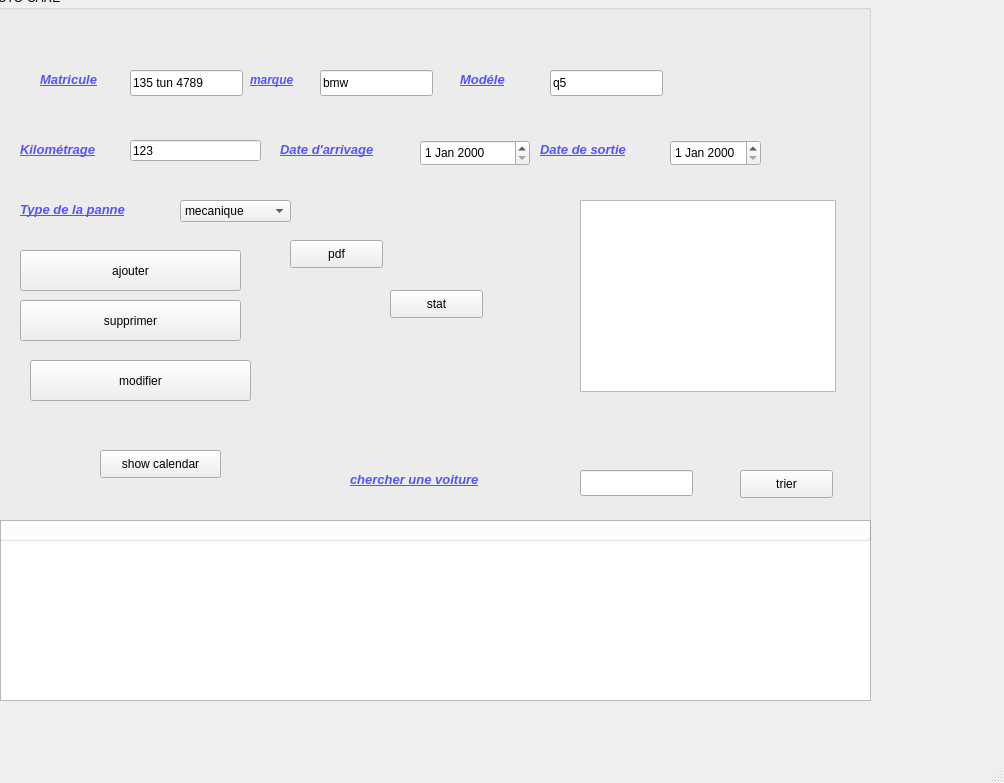
<?xml version="1.0" encoding="UTF-8"?>
<ui version="4.0">
 <class>MainWindow</class>
 <widget class="QMainWindow" name="MainWindow">
  <property name="geometry">
   <rect>
    <x>0</x>
    <y>0</y>
    <width>1004</width>
    <height>783</height>
   </rect>
  </property>
  <property name="windowTitle">
   <string>MainWindow</string>
  </property>
  <widget class="QWidget" name="centralwidget">
   <widget class="QStackedWidget" name="stackedWidget">
    <property name="geometry">
     <rect>
      <x>0</x>
      <y>0</y>
      <width>1011</width>
      <height>721</height>
     </rect>
    </property>
    <property name="currentIndex">
     <number>0</number>
    </property>
    <widget class="QWidget" name="page">
     <widget class="QTableView" name="tableView">
      <property name="geometry">
       <rect>
        <x>0</x>
        <y>520</y>
        <width>871</width>
        <height>181</height>
       </rect>
      </property>
     </widget>
     <widget class="QGroupBox" name="groupBox">
      <property name="geometry">
       <rect>
        <x>-10</x>
        <y>-10</y>
        <width>881</width>
        <height>551</height>
       </rect>
      </property>
      <property name="title">
       <string>AUTO-CARE</string>
      </property>
      <widget class="QLabel" name="label">
       <property name="geometry">
        <rect>
         <x>50</x>
         <y>80</y>
         <width>81</width>
         <height>20</height>
        </rect>
       </property>
       <property name="text">
        <string>&lt;html&gt;&lt;head/&gt;&lt;body&gt;&lt;p&gt;&lt;span style=&quot; font-size:10pt; font-weight:700; font-style:italic; text-decoration: underline; color:#5555ff;&quot;&gt;Matricule&lt;/span&gt;&lt;/p&gt;&lt;/body&gt;&lt;/html&gt;</string>
       </property>
      </widget>
      <widget class="QLineEdit" name="matriculeInput">
       <property name="geometry">
        <rect>
         <x>140</x>
         <y>80</y>
         <width>113</width>
         <height>26</height>
        </rect>
       </property>
       <property name="text">
        <string>135 tun 4789</string>
       </property>
      </widget>
      <widget class="QLabel" name="label_2">
       <property name="geometry">
        <rect>
         <x>260</x>
         <y>80</y>
         <width>71</width>
         <height>20</height>
        </rect>
       </property>
       <property name="text">
        <string>&lt;html&gt;&lt;head/&gt;&lt;body&gt;&lt;p&gt;&lt;span style=&quot; font-weight:700; font-style:italic; text-decoration: underline; color:#5555ff;&quot;&gt;marque&lt;/span&gt;&lt;/p&gt;&lt;/body&gt;&lt;/html&gt;</string>
       </property>
      </widget>
      <widget class="QLabel" name="label_3">
       <property name="geometry">
        <rect>
         <x>30</x>
         <y>150</y>
         <width>101</width>
         <height>20</height>
        </rect>
       </property>
       <property name="text">
        <string>&lt;html&gt;&lt;head/&gt;&lt;body&gt;&lt;p&gt;&lt;span style=&quot; font-size:10pt; font-weight:700; font-style:italic; text-decoration: underline; color:#5555ff;&quot;&gt;Kilométrage&lt;/span&gt;&lt;/p&gt;&lt;/body&gt;&lt;/html&gt;</string>
       </property>
      </widget>
      <widget class="QLabel" name="label_4">
       <property name="geometry">
        <rect>
         <x>470</x>
         <y>80</y>
         <width>81</width>
         <height>20</height>
        </rect>
       </property>
       <property name="text">
        <string>&lt;html&gt;&lt;head/&gt;&lt;body&gt;&lt;p&gt;&lt;span style=&quot; font-size:10pt; font-weight:700; font-style:italic; text-decoration: underline; color:#5555ff;&quot;&gt;Modéle&lt;/span&gt;&lt;/p&gt;&lt;/body&gt;&lt;/html&gt;</string>
       </property>
      </widget>
      <widget class="QLabel" name="label_5">
       <property name="geometry">
        <rect>
         <x>30</x>
         <y>210</y>
         <width>141</width>
         <height>20</height>
        </rect>
       </property>
       <property name="text">
        <string>&lt;html&gt;&lt;head/&gt;&lt;body&gt;&lt;p&gt;&lt;span style=&quot; font-size:10pt; font-weight:700; font-style:italic; text-decoration: underline; color:#5555ff;&quot;&gt;Type de la panne&lt;/span&gt;&lt;/p&gt;&lt;/body&gt;&lt;/html&gt;</string>
       </property>
      </widget>
      <widget class="QLabel" name="label_6">
       <property name="geometry">
        <rect>
         <x>290</x>
         <y>150</y>
         <width>131</width>
         <height>20</height>
        </rect>
       </property>
       <property name="text">
        <string>&lt;html&gt;&lt;head/&gt;&lt;body&gt;&lt;p&gt;&lt;span style=&quot; font-size:10pt; font-weight:700; font-style:italic; text-decoration: underline; color:#5555ff;&quot;&gt;Date d'arrivage&lt;/span&gt;&lt;/p&gt;&lt;/body&gt;&lt;/html&gt;</string>
       </property>
      </widget>
      <widget class="QLabel" name="label_7">
       <property name="geometry">
        <rect>
         <x>550</x>
         <y>150</y>
         <width>111</width>
         <height>20</height>
        </rect>
       </property>
       <property name="text">
        <string>&lt;html&gt;&lt;head/&gt;&lt;body&gt;&lt;p&gt;&lt;span style=&quot; font-size:10pt; font-weight:700; font-style:italic; text-decoration: underline; color:#5555ff;&quot;&gt;Date de sortie&lt;/span&gt;&lt;/p&gt;&lt;/body&gt;&lt;/html&gt;</string>
       </property>
      </widget>
      <widget class="QLineEdit" name="kilometrageInput">
       <property name="geometry">
        <rect>
         <x>140</x>
         <y>150</y>
         <width>131</width>
         <height>21</height>
        </rect>
       </property>
       <property name="text">
        <string>123</string>
       </property>
      </widget>
      <widget class="QLineEdit" name="modeleInput">
       <property name="geometry">
        <rect>
         <x>560</x>
         <y>80</y>
         <width>113</width>
         <height>26</height>
        </rect>
       </property>
       <property name="text">
        <string>q5</string>
       </property>
      </widget>
      <widget class="QLineEdit" name="marqueInput">
       <property name="geometry">
        <rect>
         <x>330</x>
         <y>80</y>
         <width>113</width>
         <height>26</height>
        </rect>
       </property>
       <property name="text">
        <string>bmw</string>
       </property>
      </widget>
      <widget class="QDateEdit" name="dateArrivageInput">
       <property name="geometry">
        <rect>
         <x>430</x>
         <y>150</y>
         <width>110</width>
         <height>26</height>
        </rect>
       </property>
      </widget>
      <widget class="QDateEdit" name="dateSortieInput">
       <property name="geometry">
        <rect>
         <x>680</x>
         <y>150</y>
         <width>91</width>
         <height>26</height>
        </rect>
       </property>
      </widget>
      <widget class="QLabel" name="label_8">
       <property name="geometry">
        <rect>
         <x>10</x>
         <y>30</y>
         <width>891</width>
         <height>541</height>
        </rect>
       </property>
       <property name="text">
        <string/>
       </property>
       <property name="pixmap">
        <pixmap>../../Downloads/Design sans titre (3) (1).png</pixmap>
       </property>
      </widget>
      <widget class="QPushButton" name="ajouterButton">
       <property name="geometry">
        <rect>
         <x>30</x>
         <y>260</y>
         <width>221</width>
         <height>41</height>
        </rect>
       </property>
       <property name="text">
        <string>ajouter</string>
       </property>
      </widget>
      <widget class="QPushButton" name="supprimerButton">
       <property name="geometry">
        <rect>
         <x>30</x>
         <y>310</y>
         <width>221</width>
         <height>41</height>
        </rect>
       </property>
       <property name="text">
        <string>supprimer</string>
       </property>
      </widget>
      <widget class="QPushButton" name="modifierButton">
       <property name="geometry">
        <rect>
         <x>40</x>
         <y>370</y>
         <width>221</width>
         <height>41</height>
        </rect>
       </property>
       <property name="text">
        <string>modifier</string>
       </property>
      </widget>
      <widget class="QPushButton" name="pushButton">
       <property name="geometry">
        <rect>
         <x>750</x>
         <y>480</y>
         <width>93</width>
         <height>28</height>
        </rect>
       </property>
       <property name="text">
        <string>trier</string>
       </property>
      </widget>
      <widget class="QLineEdit" name="matriculeInput_3">
       <property name="geometry">
        <rect>
         <x>590</x>
         <y>480</y>
         <width>113</width>
         <height>26</height>
        </rect>
       </property>
      </widget>
      <widget class="QPushButton" name="pushButton_2">
       <property name="geometry">
        <rect>
         <x>400</x>
         <y>300</y>
         <width>93</width>
         <height>28</height>
        </rect>
       </property>
       <property name="text">
        <string>stat</string>
       </property>
      </widget>
      <widget class="QTableView" name="tableView_2">
       <property name="geometry">
        <rect>
         <x>590</x>
         <y>210</y>
         <width>256</width>
         <height>192</height>
        </rect>
       </property>
      </widget>
      <widget class="QLabel" name="label_11">
       <property name="geometry">
        <rect>
         <x>360</x>
         <y>480</y>
         <width>211</width>
         <height>20</height>
        </rect>
       </property>
       <property name="text">
        <string>&lt;html&gt;&lt;head/&gt;&lt;body&gt;&lt;p&gt;&lt;span style=&quot; font-size:10pt; font-weight:696; font-style:italic; text-decoration: underline; color:#5555ff;&quot;&gt;chercher une voiture&lt;/span&gt;&lt;/p&gt;&lt;/body&gt;&lt;/html&gt;</string>
       </property>
      </widget>
      <widget class="QPushButton" name="pushButton_4">
       <property name="geometry">
        <rect>
         <x>110</x>
         <y>460</y>
         <width>121</width>
         <height>28</height>
        </rect>
       </property>
       <property name="text">
        <string>show calendar</string>
       </property>
      </widget>
      <widget class="QPushButton" name="pushButton_5">
       <property name="geometry">
        <rect>
         <x>300</x>
         <y>250</y>
         <width>93</width>
         <height>28</height>
        </rect>
       </property>
       <property name="text">
        <string>pdf</string>
       </property>
      </widget>
      <widget class="QComboBox" name="comboBox">
       <property name="geometry">
        <rect>
         <x>190</x>
         <y>210</y>
         <width>111</width>
         <height>22</height>
        </rect>
       </property>
       <item>
        <property name="text">
         <string>mecanique</string>
        </property>
       </item>
       <item>
        <property name="text">
         <string>autre</string>
        </property>
       </item>
       <item>
        <property name="text">
         <string>vidange</string>
        </property>
       </item>
       <item>
        <property name="text">
         <string>electrique</string>
        </property>
       </item>
      </widget>
      <zorder>label_8</zorder>
      <zorder>label</zorder>
      <zorder>matriculeInput</zorder>
      <zorder>label_2</zorder>
      <zorder>label_3</zorder>
      <zorder>label_4</zorder>
      <zorder>label_5</zorder>
      <zorder>label_6</zorder>
      <zorder>label_7</zorder>
      <zorder>kilometrageInput</zorder>
      <zorder>modeleInput</zorder>
      <zorder>marqueInput</zorder>
      <zorder>dateArrivageInput</zorder>
      <zorder>dateSortieInput</zorder>
      <zorder>ajouterButton</zorder>
      <zorder>supprimerButton</zorder>
      <zorder>modifierButton</zorder>
      <zorder>pushButton</zorder>
      <zorder>matriculeInput_3</zorder>
      <zorder>pushButton_2</zorder>
      <zorder>tableView_2</zorder>
      <zorder>label_11</zorder>
      <zorder>pushButton_4</zorder>
      <zorder>pushButton_5</zorder>
      <zorder>comboBox</zorder>
     </widget>
    </widget>
    <widget class="QWidget" name="page_2">
     <widget class="QCalendarWidget" name="calendarWidget">
      <property name="geometry">
       <rect>
        <x>150</x>
        <y>40</y>
        <width>671</width>
        <height>461</height>
       </rect>
      </property>
     </widget>
     <widget class="QListWidget" name="listWidget">
      <property name="geometry">
       <rect>
        <x>150</x>
        <y>510</y>
        <width>671</width>
        <height>131</height>
       </rect>
      </property>
     </widget>
     <widget class="QPushButton" name="pushButton_3">
      <property name="geometry">
       <rect>
        <x>440</x>
        <y>680</y>
        <width>93</width>
        <height>28</height>
       </rect>
      </property>
      <property name="text">
       <string>retour</string>
      </property>
     </widget>
    </widget>
   </widget>
  </widget>
  <widget class="QMenuBar" name="menubar">
   <property name="geometry">
    <rect>
     <x>0</x>
     <y>0</y>
     <width>1004</width>
     <height>26</height>
    </rect>
   </property>
  </widget>
  <widget class="QStatusBar" name="statusbar"/>
 </widget>
 <resources/>
 <connections/>
</ui>
